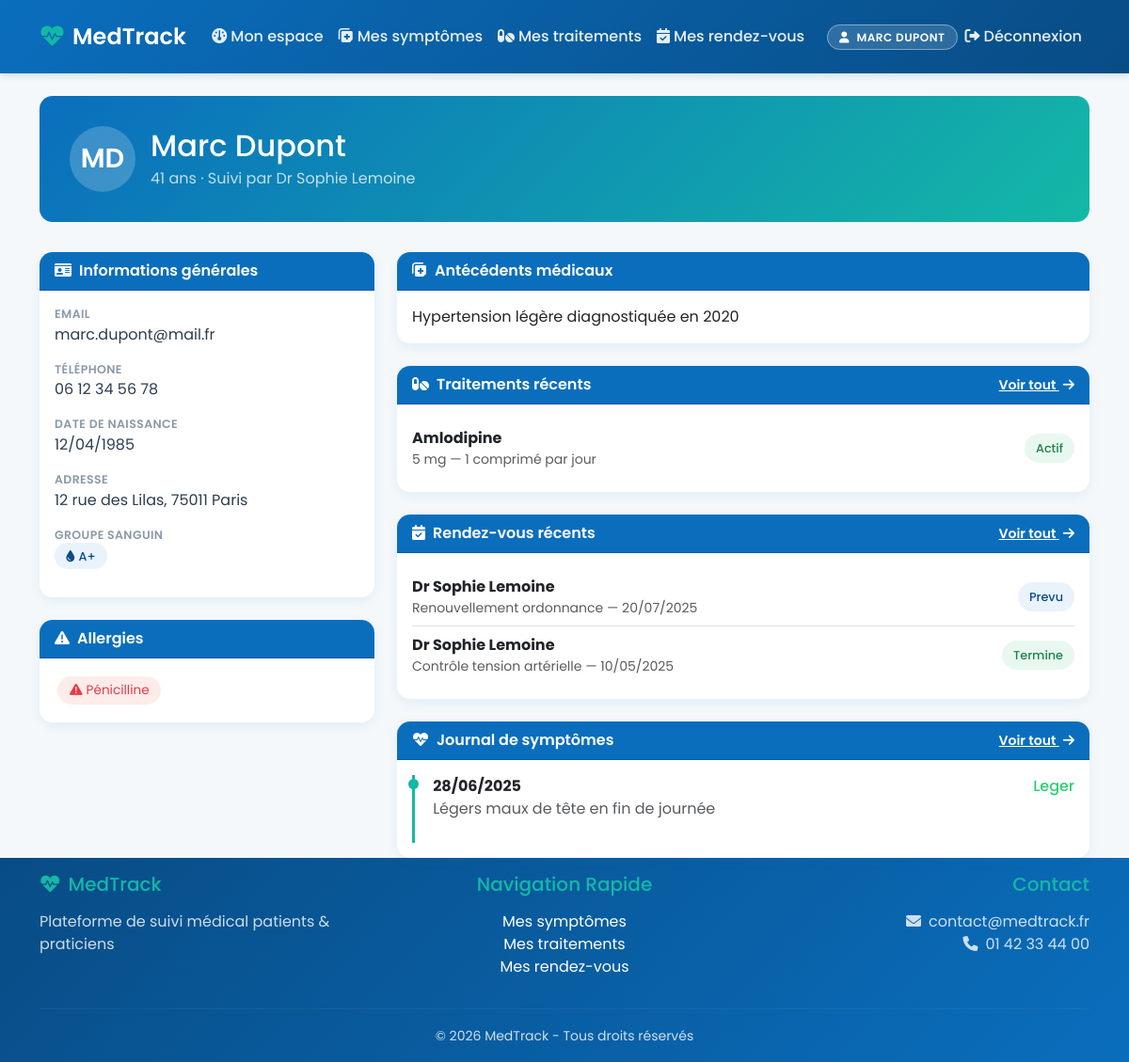
The page /modules/patients/fiche.php?id=1 (signed in) on the database its author committed.
### tables this page shows
CREATE TABLE patients (
    id_patient INT AUTO_INCREMENT PRIMARY KEY,
    nom VARCHAR(100) NOT NULL,
    prenom VARCHAR(100) NOT NULL,
    email VARCHAR(150) NOT NULL UNIQUE,
    telephone VARCHAR(20),
    date_naissance DATE,
    adresse TEXT,
    groupe_sanguin ENUM('A+','A-','B+','B-','AB+','AB-','O+','O-') DEFAULT NULL,
    allergies TEXT,
    antecedents TEXT,
    notes_medecin TEXT,
    id_medecin_referent INT DEFAULT NULL,
    date_creation TIMESTAMP DEFAULT CURRENT_TIMESTAMP,
    FOREIGN KEY (id_medecin_referent) REFERENCES medecins(id_medecin) ON DELETE SET NULL ON UPDATE CASCADE
);

CREATE TABLE medecins (
    id_medecin INT AUTO_INCREMENT PRIMARY KEY,
    nom VARCHAR(100) NOT NULL,
    prenom VARCHAR(100) NOT NULL,
    email VARCHAR(150) NOT NULL UNIQUE,
    telephone VARCHAR(20),
    id_specialite INT DEFAULT NULL,
    date_creation TIMESTAMP DEFAULT CURRENT_TIMESTAMP,
    FOREIGN KEY (id_specialite) REFERENCES specialites(id_specialite) ON DELETE SET NULL ON UPDATE CASCADE
);

CREATE TABLE traitements (
    id_traitement INT AUTO_INCREMENT PRIMARY KEY,
    id_patient INT NOT NULL,
    id_medecin_prescripteur INT DEFAULT NULL,
    nom_medicament VARCHAR(150) NOT NULL,
    dosage VARCHAR(100),
    frequence VARCHAR(100),
    date_debut DATE NOT NULL,
    date_fin DATE DEFAULT NULL,
    instructions TEXT,
    statut ENUM('actif','termine','arrete') DEFAULT 'actif',
    date_creation TIMESTAMP DEFAULT CURRENT_TIMESTAMP,
    FOREIGN KEY (id_patient) REFERENCES patients(id_patient) ON DELETE CASCADE ON UPDATE CASCADE,
    FOREIGN KEY (id_medecin_prescripteur) REFERENCES medecins(id_medecin) ON DELETE SET NULL ON UPDATE CASCADE
);

CREATE TABLE rendez_vous (
    id_rdv INT AUTO_INCREMENT PRIMARY KEY,
    id_patient INT NOT NULL,
    id_medecin INT NOT NULL,
    date_rdv DATE NOT NULL,
    heure_rdv TIME NOT NULL,
    motif VARCHAR(255) NOT NULL,
    statut ENUM('prevu','termine','annule') DEFAULT 'prevu',
    compte_rendu TEXT,
    date_creation TIMESTAMP DEFAULT CURRENT_TIMESTAMP,
    FOREIGN KEY (id_patient) REFERENCES patients(id_patient) ON DELETE CASCADE ON UPDATE CASCADE,
    FOREIGN KEY (id_medecin) REFERENCES medecins(id_medecin) ON DELETE CASCADE ON UPDATE CASCADE
);

CREATE TABLE symptomes (
    id_symptome INT AUTO_INCREMENT PRIMARY KEY,
    id_patient INT NOT NULL,
    date_symptome DATE NOT NULL,
    description TEXT NOT NULL,
    intensite ENUM('leger','modere','severe') DEFAULT 'leger',
    saisi_par ENUM('patient','medecin') DEFAULT 'patient',
    date_creation TIMESTAMP DEFAULT CURRENT_TIMESTAMP,
    FOREIGN KEY (id_patient) REFERENCES patients(id_patient) ON DELETE CASCADE ON UPDATE CASCADE
);

### includes/auth.php (called while the page is built, shortened)
<?php
function isMedecin() {
    return isset($_SESSION['user']) && $_SESSION['user']['role'] === 'medecin';
}

### modules/patients/fiche.php (the view, shortened to what this page needs)
<?php
require_once '../../config/database.php';
require_once '../../includes/auth.php';
$idPatient = isset($_GET['id']) ? (int)$_GET['id'] : 0;
include '../../includes/header.php';
$stmt = $pdo->prepare("
    SELECT p.*, m.nom AS medecin_nom, m.prenom AS medecin_prenom
    FROM patients p
    LEFT JOIN medecins m ON p.id_medecin_referent = m.id_medecin
    WHERE p.id_patient = ?
");
$stmt->execute([$idPatient]);
$patient = $stmt->fetch();
$stmtRdv = $pdo->prepare("
    SELECT rv.*, m.nom AS m_nom, m.prenom AS m_prenom
    FROM rendez_vous rv JOIN medecins m ON rv.id_medecin = m.id_medecin
    WHERE rv.id_patient = ? ORDER BY rv.date_rdv DESC LIMIT 5
");
$stmtRdv->execute([$idPatient]);
$rdvs = $stmtRdv->fetchAll();
$stmtSympt = $pdo->prepare("SELECT * FROM symptomes WHERE id_patient = ? ORDER BY date_symptome DESC LIMIT 5");
$stmtSympt->execute([$idPatient]);
$symptomes = $stmtSympt->fetchAll();
$stmtTrait = $pdo->prepare("SELECT * FROM traitements WHERE id_patient = ? ORDER BY statut = 'actif' DESC, date_debut DESC LIMIT 5");
$stmtTrait->execute([$idPatient]);
$traitements = $stmtTrait->fetchAll();
$age = $patient['date_naissance'] ? floor((time() - strtotime($patient['date_naissance'])) / 31556926) : null;
?>
<div class="container mt-4">
    <div class="patient-header d-flex align-items-center flex-wrap gap-3">
        <div class="patient-avatar">
            <?php echo strtoupper(substr($patient['prenom'], 0, 1) . substr($patient['nom'], 0, 1)); ?>
        </div>
        <div>
            <h2 class="mb-1"><?php echo htmlspecialchars($patient['prenom'] . ' ' . $patient['nom']); ?></h2>
            <p class="mb-0 opacity-75">
                <?php echo $age !== null ? $age . ' ans · ' : ''; ?>
                <?php echo $patient['medecin_nom'] ? 'Suivi par Dr ' . htmlspecialchars($patient['medecin_prenom'] . ' ' . $patient['medecin_nom']) : 'Aucun médecin référent'; ?>
            </p>
        </div>
    </div>
    <div class="row g-4">
        <div class="col-md-4">
            <div class="card mb-4">
                <div class="card-header"><i class="fas fa-id-card me-2"></i>Informations générales</div>
                <div class="card-body">
                    <div class="info-label">Email</div>
                    <div class="info-value"><?php echo htmlspecialchars($patient['email']); ?></div>
                    <div class="info-label">Téléphone</div>
                    <div class="info-value"><?php echo htmlspecialchars($patient['telephone'] ?: 'Non renseigné'); ?></div>
                    <div class="info-label">Date de naissance</div>
                    <div class="info-value"><?php echo $patient['date_naissance'] ? date('d/m/Y', strtotime($patient['date_naissance'])) : 'Non renseignée'; ?></div>
                    <div class="info-label">Adresse</div>
                    <div class="info-value"><?php echo nl2br(htmlspecialchars($patient['adresse'] ?: 'Non renseignée')); ?></div>
                    <div class="info-label">Groupe sanguin</div>
                    <div class="info-value">
                        <?php if ($patient['groupe_sanguin']): ?>
                            <span class="badge-statut badge-prevu"><i class="fas fa-droplet me-1"></i><?php echo htmlspecialchars($patient['groupe_sanguin']); ?></span>
                        <?php else: ?>
                            Non renseigné
                        <?php endif; ?>
                    </div>
                </div>
            </div>
            <div class="card mb-4">
                <div class="card-header"><i class="fas fa-triangle-exclamation me-2"></i>Allergies</div>
                <div class="card-body">
                    <?php if (!empty($patient['allergies'])): ?>
                        <?php foreach (explode(',', $patient['allergies']) as $allergie): ?>
                            <span class="allergy-tag"><i class="fas fa-triangle-exclamation me-1"></i><?php echo htmlspecialchars(trim($allergie)); ?></span>
                        <?php endforeach; ?>
                    <?php else: ?>
                        <p class="text-muted mb-0">Aucune allergie connue.</p>
                    <?php endif; ?>
                </div>
            </div>
        </div>
        <div class="col-md-8">
            <div class="card mb-4">
                <div class="card-header"><i class="fas fa-notes-medical me-2"></i>Antécédents médicaux</div>
                <div class="card-body">
                    <p class="mb-0"><?php echo nl2br(htmlspecialchars($patient['antecedents'] ?: 'Aucun antécédent renseigné.')); ?></p>
                </div>
            </div>
            <div class="card mb-4">
                <div class="card-header d-flex justify-content-between align-items-center">
                    <span><i class="fas fa-pills me-2"></i>Traitements récents</span>
                    <a href="../traitements/liste.php<?php echo isMedecin() ? '?id_patient=' . $idPatient : ''; ?>" class="text-white small">Voir tout <i class="fas fa-arrow-right ms-1"></i></a>
                </div>
                <div class="card-body">
                    <?php if (empty($traitements)): ?>
                        <p class="text-muted mb-0">Aucun traitement enregistré.</p>
                    <?php else: ?>
                        <ul class="list-group list-group-flush">
                            <?php foreach ($traitements as $t): ?>
                                <li class="list-group-item d-flex justify-content-between align-items-center px-0">
                                    <div>
                                        <strong><?php echo htmlspecialchars($t['nom_medicament']); ?></strong>
                                        <div class="text-muted small"><?php echo htmlspecialchars($t['dosage'] . ' — ' . $t['frequence']); ?></div>
                                    </div>
                                    <span class="badge-statut badge-<?php echo $t['statut']; ?>"><?php echo ucfirst($t['statut']); ?></span>
                                </li>
                            <?php endforeach; ?>
                        </ul>
                    <?php endif; ?>
                </div>
            </div>
            <div class="card mb-4">
                <div class="card-header d-flex justify-content-between align-items-center">
                    <span><i class="fas fa-calendar-check me-2"></i>Rendez-vous récents</span>
                    <a href="../rendezvous/liste.php<?php echo isMedecin() ? '?id_patient=' . $idPatient : ''; ?>" class="text-white small">Voir tout <i class="fas fa-arrow-right ms-1"></i></a>
                </div>
                <div class="card-body">
                    <?php if (empty($rdvs)): ?>
                        <p class="text-muted mb-0">Aucun rendez-vous enregistré.</p>
                    <?php else: ?>
                        <ul class="list-group list-group-flush">
                            <?php foreach ($rdvs as $rdv): ?>
                                <li class="list-group-item d-flex justify-content-between align-items-center px-0">
                                    <div>
                                        <strong>Dr <?php echo htmlspecialchars($rdv['m_prenom'] . ' ' . $rdv['m_nom']); ?></strong>
                                        <div class="text-muted small"><?php echo htmlspecialchars($rdv['motif']); ?> — <?php echo date('d/m/Y', strtotime($rdv['date_rdv'])); ?></div>
                                    </div>
                                    <span class="badge-statut badge-<?php echo $rdv['statut']; ?>"><?php echo ucfirst($rdv['statut']); ?></span>
                                </li>
                            <?php endforeach; ?>
                        </ul>
                    <?php endif; ?>
                </div>
            </div>
            <div class="card">
                <div class="card-header d-flex justify-content-between align-items-center">
                    <span><i class="fas fa-heart-pulse me-2"></i>Journal de symptômes</span>
                    <a href="../symptomes/liste.php<?php echo isMedecin() ? '?id_patient=' . $idPatient : ''; ?>" class="text-white small">Voir tout <i class="fas fa-arrow-right ms-1"></i></a>
                </div>
                <div class="card-body">
                    <?php if (empty($symptomes)): ?>
                        <p class="text-muted mb-0">Aucun symptôme signalé.</p>
                    <?php else: ?>
                        <?php foreach ($symptomes as $s): ?>
                            <div class="timeline-item">
                                <div class="d-flex justify-content-between">
                                    <strong><?php echo date('d/m/Y', strtotime($s['date_symptome'])); ?></strong>
                                    <span class="intensite-<?php echo $s['intensite']; ?>"><?php echo ucfirst($s['intensite']); ?></span>
                                </div>
                                <p class="mb-0 text-muted"><?php echo htmlspecialchars($s['description']); ?></p>
                            </div>
                        <?php endforeach; ?>
                    <?php endif; ?>
                </div>
            </div>
        </div>
    </div>
</div>
<?php include '../../includes/footer.php'; ?>

### rows shown on the page
patients: prenom+nom "MD", prenom+nom "Marc Dupont", date_naissance "41", id_medecin_referent.nom "Sophie Lemoine", email "marc.dupont@mail.fr", telephone "06 12 34 56 78", date_naissance "12/04/1985", adresse "12 rue des Lilas, 75011 Paris", groupe_sanguin "A+", allergies "Pénicilline", antecedents "Hypertension légère diagnostiquée en 2020"
traitements: nom_medicament "Amlodipine", dosage+frequence "5 mg — 1 comprimé par jour", statut "Actif"
rendez_vous: id_medecin.nom "Sophie Lemoine", motif "Renouvellement ordonnance", date_rdv "20/07/2025", statut "Prevu"
rendez_vous: id_medecin.nom "Sophie Lemoine", motif "Contrôle tension artérielle", date_rdv "10/05/2025", statut "Termine"
symptomes: date_symptome "28/06/2025", intensite "Leger", description "Légers maux de tête en fin de journée"

### other values the page prints
$user['nom_affiche'] "MARC DUPONT"
